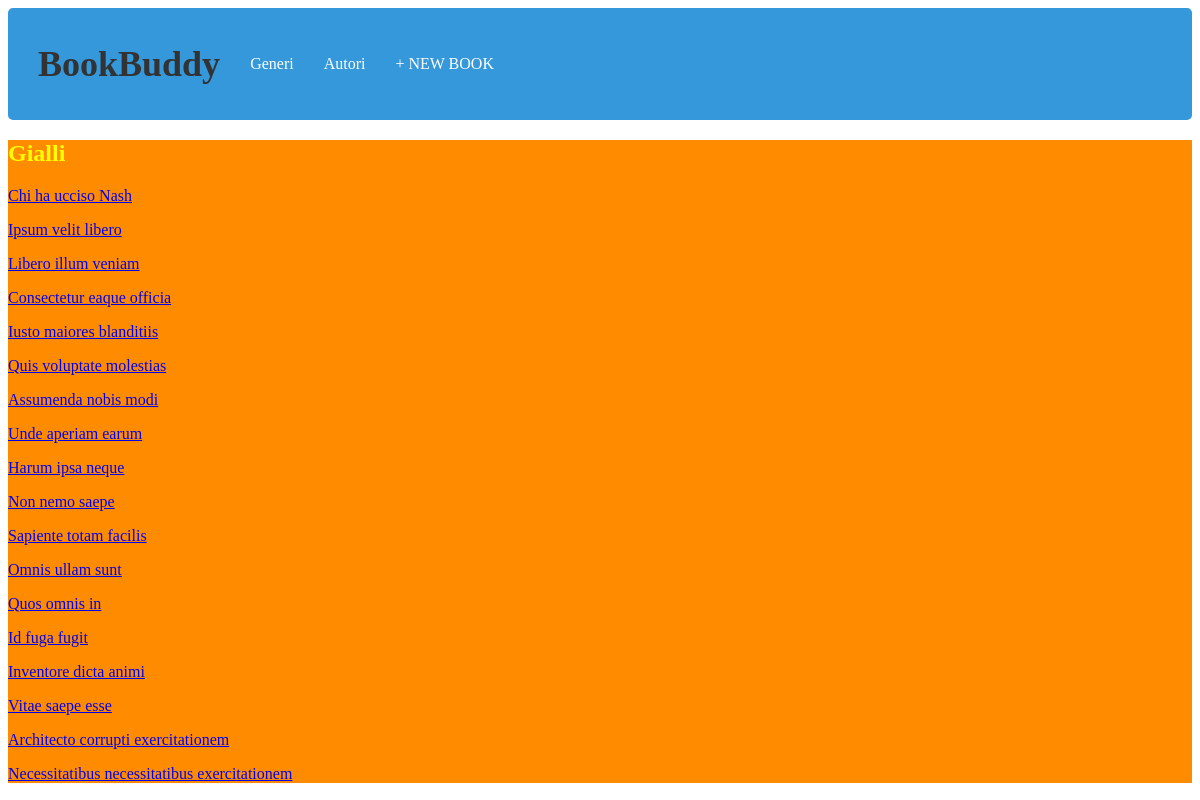
The page /giallo/ (signed in) on the database as committed earlier.
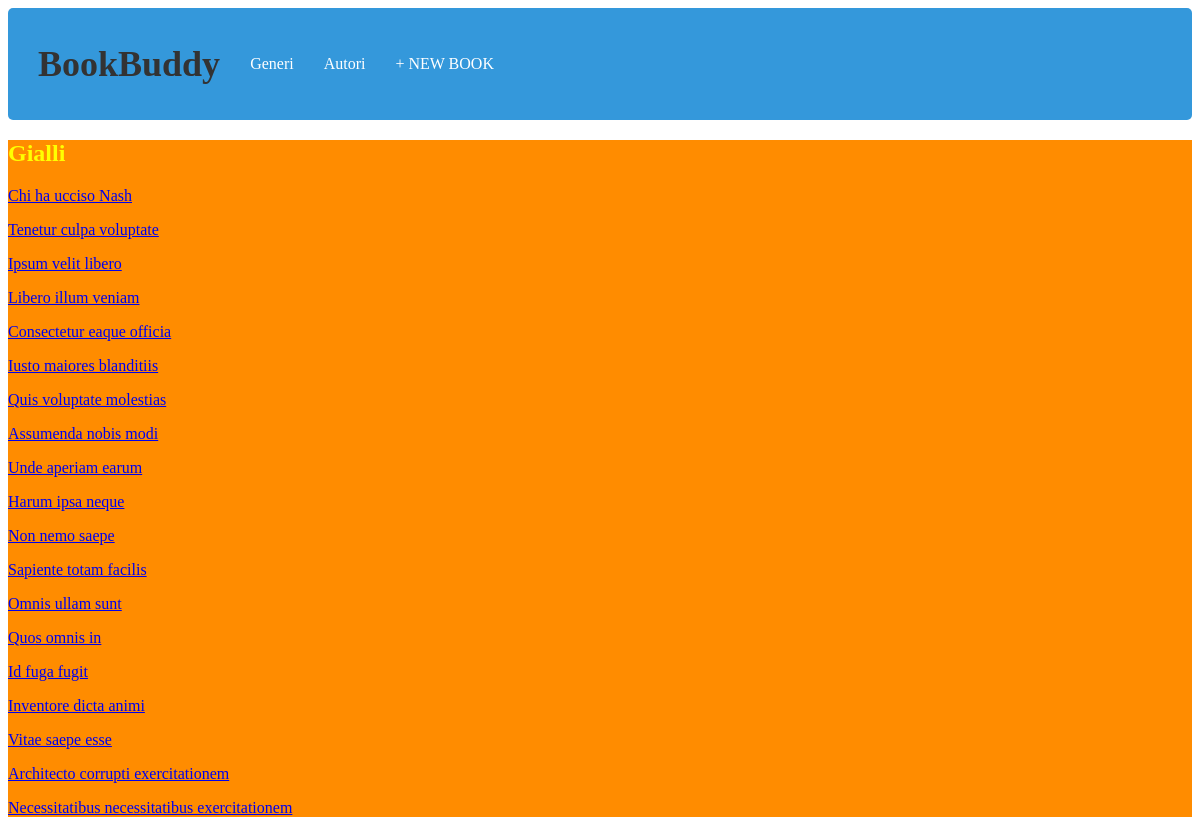
The same page on the database as committed later.
### book/models.py (models this page shows, shortened)
class Book(models.Model):
    genere = models.CharField(max_length=100, null=True)
    title = models.CharField(max_length=100)
    author = models.ForeignKey(Autore,
                               on_delete=models.CASCADE,
                               default=None,
                               null=True)
    year = models.IntegerField(default="2024")
    pages = models.IntegerField(default="0")
    body = models.TextField(default="No body available")
    slug = models.SlugField(default="")
    def get_absolute_url(self):
        return reverse('dettagli', kwargs={"slug": self.slug})

### book/views.py (the view)
# urls.py: path('giallo/', GialloListView.as_view(), name='giallo'),
class GialloListView(LoginRequiredMixin, ListView):
    model = Book
    template_name = 'giallo.html'
    def get_context_data(self, **kwargs):
        context = super().get_context_data(**kwargs)
        libri_Giallo = Book.objects.filter(genere="Giallo")
        context['libri_Giallo'] = libri_Giallo
        return context

### templates/giallo.html
{% extends "base.html" %}
{% load static %}
{% block extra_css %}
    <link rel="stylesheet" href="{% static 'css/giallo.css' %}">
{% endblock %}
{% block content %}
<h2>Gialli</h2>
{% for libro in libri_Giallo %}
<p class="libro_title"><a href="{{ libro.get_absolute_url }}">{{ libro.title }}</a></p>
{% endfor %}
{% endblock content %}

Rows that differ between the two databases and show on the page:
now on this page (row edited): Book: title "Tenetur culpa voluptate"
